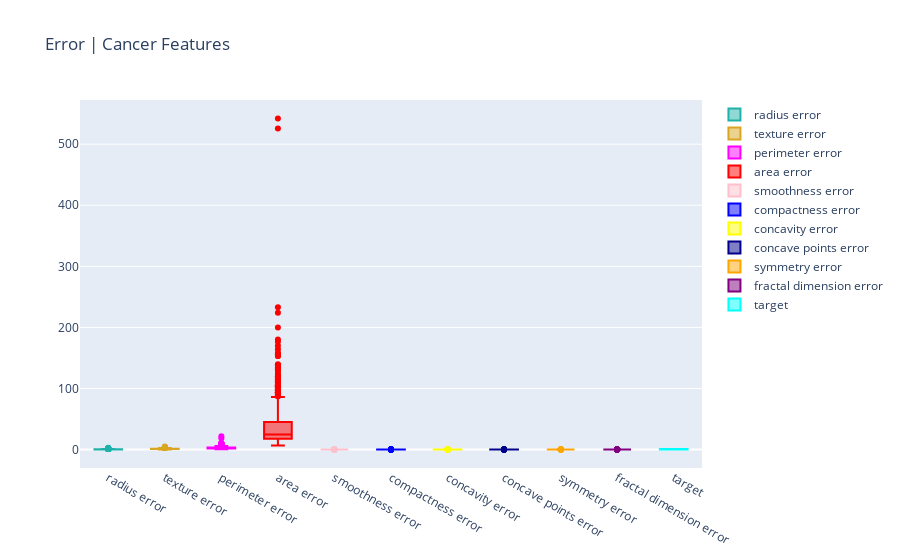

Here is the notebook cell this chart was saved with:
### Code cell
graf_box (e_col, 'Error | Cancer Features')

### Figure 1 — Plotly figure (JSON) as saved in the notebook; plotly's stock layout.template omitted (floating-point values rounded to 4 significant figures; data arrays with more than 128 entries replaced by an {"elided": "..."} marker saying what was removed)
{"data": [{"marker": {"color": "lightseagreen"}, "name": "radius error", "type": "box", "y": {"elided": "569 float values"}}, {"marker": {"color": "goldenrod"}, "name": "texture error", "type": "box", "y": {"elided": "569 float values"}}, {"marker": {"color": "magenta"}, "name": "perimeter error", "type": "box", "y": {"elided": "569 float values"}}, {"marker": {"color": "red"}, "name": "area error", "type": "box", "y": {"elided": "569 float values"}}, {"marker": {"color": "pink"}, "name": "smoothness error", "type": "box", "y": {"elided": "569 float values"}}, {"marker": {"color": "blue"}, "name": "compactness error", "type": "box", "y": {"elided": "569 float values"}}, {"marker": {"color": "yellow"}, "name": "concavity error", "type": "box", "y": {"elided": "569 float values"}}, {"marker": {"color": "darkblue"}, "name": "concave points error", "type": "box", "y": {"elided": "569 float values"}}, {"marker": {"color": "orange"}, "name": "symmetry error", "type": "box", "y": {"elided": "569 float values"}}, {"marker": {"color": "purple"}, "name": "fractal dimension error", "type": "box", "y": {"elided": "569 float values"}}, {"marker": {"color": "cyan"}, "name": "target", "type": "box", "y": {"elided": "569 int values"}}], "layout": {"title": {"text": "Error | Cancer Features"}}}
